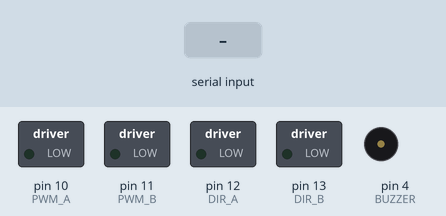
Recording of a sketch running on a simulated Arduino Uno, built with avr-gcc and run on an emulated ATmega328P. Parts: switched loads named in the sketch (green lamp = pin HIGH), buzzer (waves = sounding, pin HIGH). The inputs (shaded band) are chosen by the test bench.

Above: at 1.2 s.
1.3 s: "F" received over the second serial link
At 1.8 s:
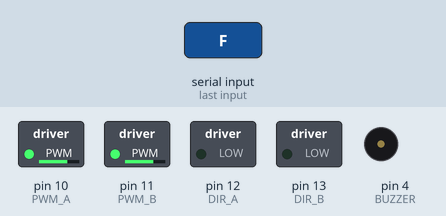
2.8 s: "B" received over the second serial link
At 4.0 s:
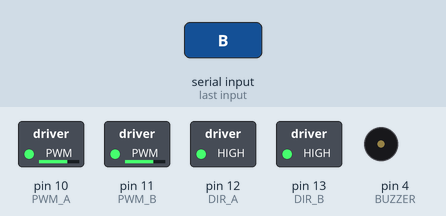
4.3 s: "L" received over the second serial link
At 5.3 s:
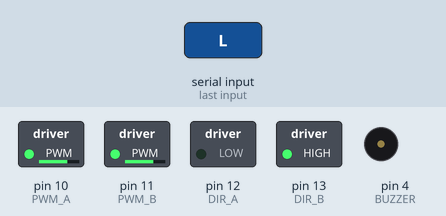
5.8 s: "R" received over the second serial link
At 6.4 s:
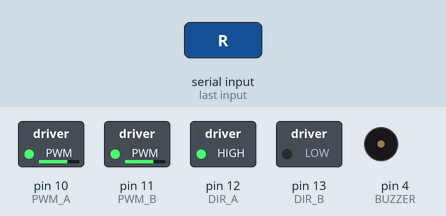
7.3 s: "S" received over the second serial link
At 8.7 s:
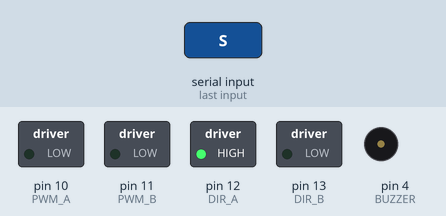
Timing chart, 0 to 9.8 s (numbered marks = the images above; inputs shaded):
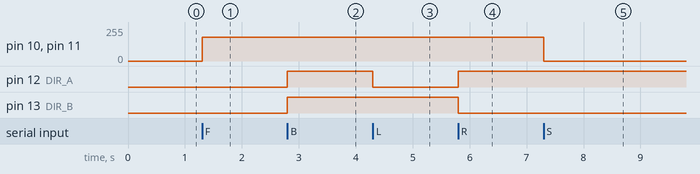

Measured:
- after the input at 1.3 s, pin 10 (PWM_A), pin 11 (PWM_B): 0/255 → 180/255 at once
- after the input at 2.8 s, pin 12 (DIR_A), pin 13 (DIR_B): LOW → HIGH at once
- after the input at 4.3 s, pin 12 (DIR_A): HIGH → LOW at once
- after the input at 5.8 s, pin 12 (DIR_A): LOW → HIGH at once; pin 13 (DIR_B): HIGH → LOW at once
- after the input at 7.3 s, pin 10 (PWM_A), pin 11 (PWM_B): 180/255 → 0/255 at once

The sketch:

carro.ino
```cpp
#include <SoftwareSerial.h>

// Bluetooth: Arduino RX, TX
// HC-05/HC-06 TXD -> D2
// HC-05/HC-06 RXD <- D7
SoftwareSerial BT(2, 7);

// Shield L298P
const int DIR_A = 12;
const int PWM_A = 10;

const int DIR_B = 13;
const int PWM_B = 11;

const int BUZZER = 4;

const int VELOCIDAD = 180;

char comando = 'S';

void setup() {
  pinMode(DIR_A, OUTPUT);
  pinMode(PWM_A, OUTPUT);
  pinMode(DIR_B, OUTPUT);
  pinMode(PWM_B, OUTPUT);

  pinMode(BUZZER, OUTPUT);
  digitalWrite(BUZZER, LOW);

  detenerMotores();

  // Bluetooth independiente del puerto USB
  BT.begin(9600);
}

void loop() {
  while (BT.available() > 0) {
    char recibido = BT.read();

    if (recibido >= 'a' && recibido <= 'z') {
      recibido = recibido - 'a' + 'A';
    }

    switch (recibido) {
      case 'F':
        comando = 'F';
        avanzar();
        break;

      case 'B':
        comando = 'B';
        retroceder();
        break;

      case 'L':
        comando = 'L';
        girarIzquierda();
        break;

      case 'R':
        comando = 'R';
        girarDerecha();
        break;

      case 'S':
        comando = 'S';
        detenerMotores();
        break;
    }
  }
}

void avanzar() {
  motorA(-VELOCIDAD);
  motorB(-VELOCIDAD);
}

void retroceder() {
  motorA(VELOCIDAD);
  motorB(VELOCIDAD);
}

void girarIzquierda() {
  motorA(-VELOCIDAD);
  motorB(VELOCIDAD);
}

void girarDerecha() {
  motorA(VELOCIDAD);
  motorB(-VELOCIDAD);
}

void detenerMotores() {
  analogWrite(PWM_A, 0);
  analogWrite(PWM_B, 0);
}

void motorA(int velocidad) {
  digitalWrite(DIR_A, velocidad > 0 ? HIGH : LOW);
  analogWrite(PWM_A, abs(velocidad));
}

void motorB(int velocidad) {
  digitalWrite(DIR_B, velocidad > 0 ? HIGH : LOW);
  analogWrite(PWM_B, abs(velocidad));
}
```
